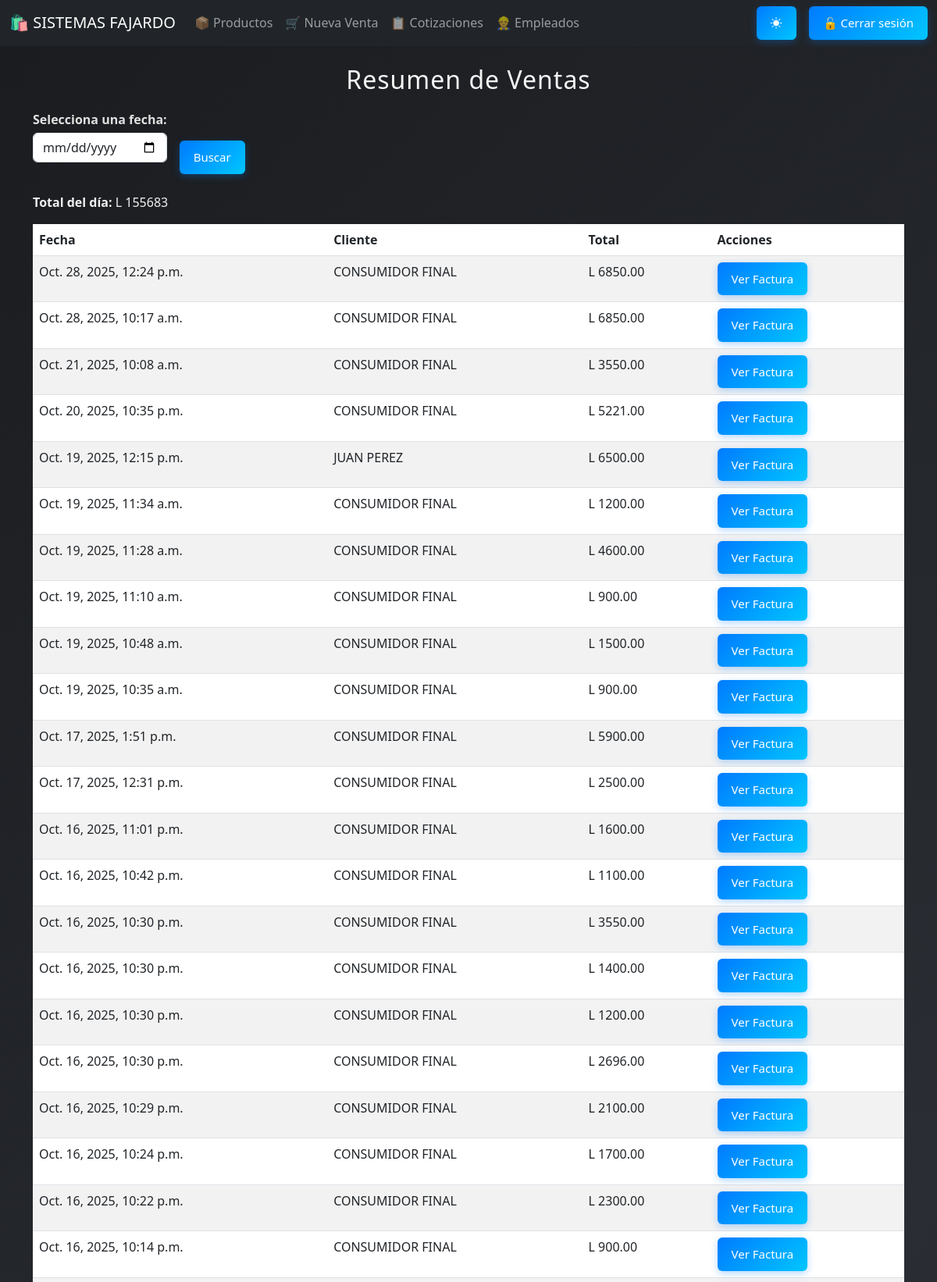
/ventas/ (signed in, upper part), run on the app's committed database.
### core/models.py (models this page shows, shortened)
class Venta(models.Model):
    fecha = models.DateTimeField(auto_now_add=True)
    total = models.DecimalField(max_digits=10, decimal_places=2, default=0)
    cliente = models.ForeignKey(
        'Cliente',  # o core.Cliente si está en otro app
        on_delete=models.SET_NULL,
        null=True,
        blank=True,
        default=None
    )
    tipo_pago = models.CharField(
        max_length=10,
        choices=[('contado', 'Contado'), ('credito', 'Crédito')],
        default='contado'
    )
    cai = models.ForeignKey(
        'CAI',
        on_delete=models.SET_NULL,
        null=True,
        blank=True
    )
    numero_factura = models.PositiveIntegerField(null=True, blank=True)

class Cliente(models.Model):
    nombre    = models.CharField(max_length=100)
    direccion = models.CharField(max_length=200, blank=True)
    telefono  = models.CharField(max_length=20, blank=True)
    correo    = models.EmailField(blank=True)

### core/views.py (the view)
# urls.py: path('ventas/', views.resumen_ventas, name='resumen_ventas'),
@login_required
@permission_required('core.view_venta', raise_exception=True)
def resumen_ventas(request):
    fecha_str = request.GET.get('fecha')
    ventas = []
    total_general = 0
    if fecha_str:
        try:
            fecha = datetime.strptime(fecha_str, '%Y-%m-%d').date()
            ventas = Venta.objects.filter(fecha__date=fecha).order_by('-fecha')
        except ValueError:
            ventas = Venta.objects.none()
    else:
        ventas = Venta.objects.all().order_by('-fecha')
    total_general = ventas.aggregate(Sum('total'))['total__sum'] or 0
    return render(request, 'resumen_ventas.html', {
        'ventas': ventas,
        'total_general': total_general,
        'fecha': fecha_str
    })

### core/templates/resumen_ventas.html (shortened to what this page needs)
{% extends 'base.html' %}
{% block content %}
<h2>Resumen de Ventas</h2>
<form method="get" class="row g-3 mb-4">
  <div class="col-auto">
    <label for="fecha">Selecciona una fecha:</label>
    <input type="date" name="fecha" id="fecha" value="{{ fecha }}" class="form-control">
  </div>
  <div class="col-auto align-self-end">
    <button type="submit" class="btn btn-primary">Buscar</button>
  </div>
</form>
<p><strong>Total del día:</strong> L {{ total_general }}</p>
<table class="table table-striped mt-3">
  <thead>
    <tr>
      <th>Fecha</th>
      <th>Cliente</th>
      <th>Total</th>
      <th>Acciones</th>
    </tr>
  </thead>
  <tbody>
    {% for venta in ventas %}
    <tr>
      <td>{{ venta.fecha}}</td>
      <td>{{ venta.cliente.nombre }}</td>
      <td>L {{ venta.total }}</td>
      <td>
        <a href="{% url 'factura' venta.id %}" class="btn btn-sm btn-outline-primary">Ver Factura</a>
      </td>
    </tr>
    {% empty %}
    <tr><td colspan="4">No hay ventas registradas en esta fecha.</td></tr>
    {% endfor %}
  </tbody>
</table>
{% endblock %}

### static/css/estilo_base.css (style rules this page uses)
h2, h3 { text-align: center; color: #f5f5f5; margin-bottom: 20px; letter-spacing: 1px; transition: color 0.3s ease; }
form label { display: block; margin-bottom: 5px; font-weight: 600; color: #e0e0e0; transition: color 0.3s ease; }
form input, form textarea, form select { width: 100%; padding: 10px; margin-bottom: 15px; border: 1px solid rgba(255, 255, 255, 0.2); border-radius: 6px; background-color: rgba(255, 255, 255, 0.1); color: #fff; box-sizing: border-box; transition: all 0.3s ease; }
button, .btn { background: linear-gradient(135deg, #007bff, #00c6ff); color: white; padding: 12px 20px; border: none; border-radius: 6px; font-size: 16px; cursor: pointer; transition: all 0.3s ease; box-shadow: 0 3px 10px rgba(0, 123, 255, 0.3); }
body { background: linear-gradient(135deg, #1a1c1f, #2a2d33, #141619); background-attachment: fixed; color: #f1f1f1; transition: all 0.4s ease; }
@media (max-width: 1200px) { .btn { font-size: 15px; padding: 10px 18px; } }
.navbar, .container, .btn, .contenedor, .form-row, .productos-box { transition: all 0.3s ease; }

### data on the page
Venta: fecha "Oct. 28, 2025, 12:24 p.m.", cliente.nombre "CONSUMIDOR FINAL", total "6850.00"
Venta: fecha "Oct. 28, 2025, 10:17 a.m.", cliente.nombre "CONSUMIDOR FINAL", total "6850.00"
Venta: fecha "Oct. 21, 2025, 10:08 a.m.", cliente.nombre "CONSUMIDOR FINAL", total "3550.00"
Venta: fecha "Oct. 20, 2025, 10:35 p.m.", cliente.nombre "CONSUMIDOR FINAL", total "5221.00"
Venta: fecha "Oct. 19, 2025, 12:15 p.m.", cliente.nombre "JUAN PEREZ", total "6500.00"
Venta: fecha "Oct. 19, 2025, 11:34 a.m.", cliente.nombre "CONSUMIDOR FINAL", total "1200.00"
Venta: fecha "Oct. 19, 2025, 11:28 a.m.", cliente.nombre "CONSUMIDOR FINAL", total "4600.00"
Venta: fecha "Oct. 19, 2025, 11:10 a.m.", cliente.nombre "CONSUMIDOR FINAL", total "900.00"
Venta: fecha "Oct. 19, 2025, 10:48 a.m.", cliente.nombre "CONSUMIDOR FINAL", total "1500.00"
Venta: fecha "Oct. 19, 2025, 10:35 a.m.", cliente.nombre "CONSUMIDOR FINAL", total "900.00"
Venta: fecha "Oct. 17, 2025, 1:51 p.m.", cliente.nombre "CONSUMIDOR FINAL", total "5900.00"
Venta: fecha "Oct. 17, 2025, 12:31 p.m.", cliente.nombre "CONSUMIDOR FINAL", total "2500.00"
Venta: fecha "Oct. 16, 2025, 11:01 p.m.", cliente.nombre "CONSUMIDOR FINAL", total "1600.00"
Venta: fecha "Oct. 16, 2025, 10:42 p.m.", cliente.nombre "CONSUMIDOR FINAL", total "1100.00"
Venta: fecha "Oct. 16, 2025, 10:30 p.m.", cliente.nombre "CONSUMIDOR FINAL", total "3550.00"
Venta: fecha "Oct. 16, 2025, 10:30 p.m.", cliente.nombre "CONSUMIDOR FINAL", total "1400.00"
Venta: fecha "Oct. 16, 2025, 10:30 p.m.", cliente.nombre "CONSUMIDOR FINAL", total "1200.00"
Venta: fecha "Oct. 16, 2025, 10:30 p.m.", cliente.nombre "CONSUMIDOR FINAL", total "2696.00"
Venta: fecha "Oct. 16, 2025, 10:29 p.m.", cliente.nombre "CONSUMIDOR FINAL", total "2100.00"
Venta: fecha "Oct. 16, 2025, 10:24 p.m.", cliente.nombre "CONSUMIDOR FINAL", total "1700.00"
Venta: fecha "Oct. 16, 2025, 10:22 p.m.", cliente.nombre "CONSUMIDOR FINAL", total "2300.00"
Venta: fecha "Oct. 16, 2025, 10:14 p.m.", cliente.nombre "CONSUMIDOR FINAL", total "900.00"

### other printed values
{{ total_general }} "155683"
